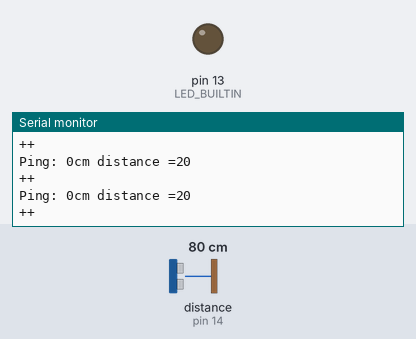
The sketch below on a simulated Arduino Uno, built with avr-gcc and run on an emulated ATmega328P. Shown: output pins drawn as LEDs (lit = HIGH), the last lines printed to the serial monitor. The inputs (shaded band) are chosen by the test bench; at power-on: distance to the obstacle (sensor on pin 14) 80 cm. The echo pulse lasts 58.3 µs per cm.

Above: at 1.8 s.
1.9 s: distance to the obstacle (sensor on pin 14) set to 23 cm
At 4.83 s:
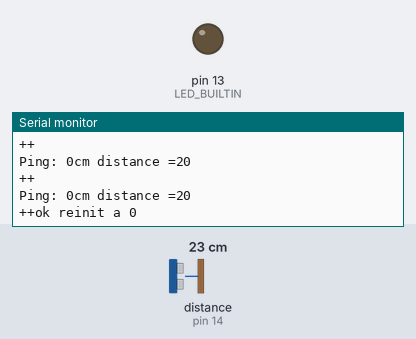
5.0 s: distance to the obstacle (sensor on pin 14) set to 20 cm
At 9.9 s:
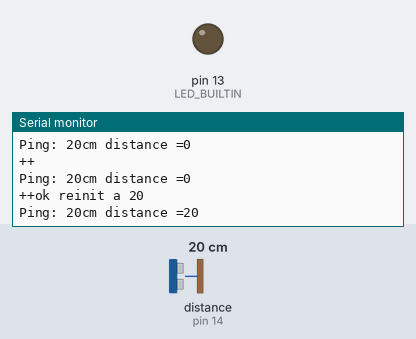

Measured:
- the behaviour switches between 21 and 20 cm on distance to the obstacle (sensor on pin 14) (found by bisection; images 1 and 2)
- after the input at 5.0 s, the serial monitor: prints a new line at once (image 2)

The sketch:

NewPingExample.ino
```cpp
// ---------------------------------------------------------------------------
// Example NewPing library sketch that does a ping about 20 times per second.
// ---------------------------------------------------------------------------

#include <NewPing.h>

#define TRIGGER_PIN  13  // Arduino pin tied to trigger pin on the ultrasonic sensor.
#define ECHO_PIN     14  // Arduino pin tied to echo pin on the ultrasonic sensor.
#define MAX_DISTANCE 20 // Maximum distance we want to ping for (in centimeters). Maximum sensor distance is rated at 400-500cm.

NewPing sonar(TRIGGER_PIN, ECHO_PIN, MAX_DISTANCE); // NewPing setup of pins and maximum distance.

void setup() {
  Serial.begin(115200); // Open serial monitor at 115200 baud to see ping results.
  pinMode(LED_BUILTIN, OUTPUT);


}
int intervalle = 0,pong=0,temp=0,dist_obj=20;//pong variable distance en cours temp distance avant dist_obj distance de l'objet
int limite_dist = 20; //distance max
void loop() {
  delay(500);                     // Wait 50ms between pings (about 20 pings/sec). 29ms should be the shortest delay between pings.
  Serial.print("Ping: ");
  pong= sonar.ping_cm(); // Send ping, get distance in cm and print result (0 = outside set distance range)
  Serial.print(pong);
  Serial.print("cm distance =");
  Serial.println(dist_obj);

  if (( pong < dist_obj-1) and (pong> 0))// si inferieur à la distance alors mouvement devant objet => afficher nom oobjet
  {
    //digitalWrite(LED_BUILTIN, HIGH);   // turn the LED on (HIGH is the voltage level)
    Serial.print("objet atteint! ");
    Serial.print("inf à ");
    Serial.print(dist_obj);
  }
  if ((temp-2<=pong<=temp+2) and (pong>=dist_obj+2 or pong <= dist_obj-2))// si l'objet (inconnu) ne bouge pas (+-2) et s'il n'est pas au même endroit alors
  {
    intervalle++;
    Serial.print("++");
  }
  else intervalle=0;


  if (intervalle>8)// l'objet est change de distance car il est rester suffisament de temps à cette distance
  {
    Serial.print("ok reinit a ");
    Serial.println(pong);
    dist_obj = pong;
    intervalle = 0;
  }
  Serial.println("");

  temp=pong;


  // turn the LED off by making the voltage LOW
    //delay(100);


}
```
